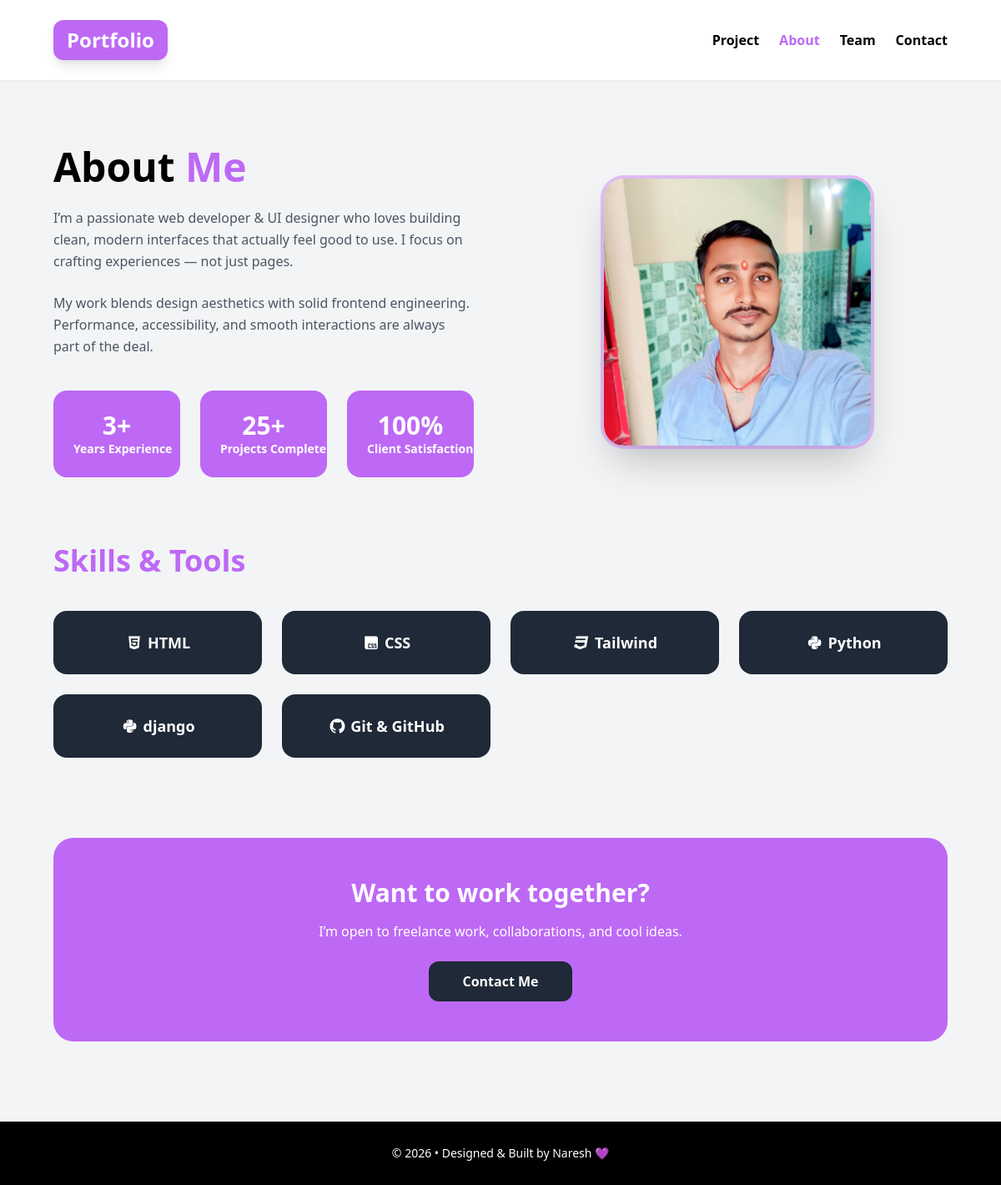
The page /about/ on the database its author committed.
### portfolio/models.py (models this page shows, shortened)
class Skill(models.Model):
    skill_name = models.CharField(max_length=100)
    svg_code = models.CharField(max_length=100)

### portfolio/views.py (the view)
# urls.py: path('about/', about, name='about'),
def about(req):
    data = {}
    data['skills'] = Skill.objects.all()
    return render(req, 'about.html', data)

### templates/about.html (shortened to what this page needs)
{% extends "base.html" %}
{% load static %}
{% block content %}
<div class="text-white">
    <section class="px-10 md:px-16 py-20 max-w-7xl mx-auto grid grid-cols-1 lg:grid-cols-2 gap-16">
        <div>
            <h1 class="text-5xl font-extrabold mb-6 text-black">
                About <span class="text-[#bd69f5]">Me</span>
            </h1>
            <p class="text-gray-600 leading-relaxed mb-6">
                I’m a passionate web developer & UI designer who loves building clean,
                modern interfaces that actually feel good to use. I focus on crafting
                experiences — not just pages.
            </p>
            <p class="text-gray-600 leading-relaxed mb-10">
                My work blends design aesthetics with solid frontend engineering.
                Performance, accessibility, and smooth interactions are always part
                of the deal.
            </p>
            <div class="grid grid-cols-3 gap-2 sm:gap-6">
                <div class="bg-[#bd69f5] rounded-xl sm:rounded-2xl p-3  sm:p-6 text-center">
                    <h3 class="text-lg sm:text-3xl font-bold">3+</h3>
                    <p class="text-white font-semibold text-[8px]  sm:text-sm whitespace-nowrap">
                        Years Experience
                    </p>
                </div>
                <div class="bg-[#bd69f5] rounded-xl sm:rounded-2xl p-3 sm:p-6 text-center">
                    <h3 class="text-lg sm:text-3xl font-bold">25+</h3>
                    <p class="text-white font-semibold text-[8px] sm:text-sm whitespace-nowrap">
                        Projects Complete
                    </p>
                </div>
                <div class="bg-[#bd69f5] rounded-xl sm:rounded-2xl p-3 sm:p-6 text-center">
                    <h3 class="text-lg sm:text-3xl font-bold">100%</h3>
                    <p class="text-white font-semibold text-[8px] sm:text-sm whitespace-nowrap">
                        Client Satisfaction
                    </p>
                </div>
            </div>
        </div>
        <div class="flex justify-center items-center">
            <img src="{% static 'images/photo.jpg' %}" alt="Profile"
                class="w-80 h-80 object-cover rounded-3xl shadow-2xl ring-4 ring-[#bd69f5]/40" />
        </div>
    </section>
    <section class="px-16 pb-24 max-w-7xl mx-auto">
        <h2 class="text-4xl font-extrabold mb-10 text-[#bd69f5]">
            Skills & Tools
        </h2>
        <div class="grid grid-cols-1 md:grid-cols-4 gap-6 font-bold text-lg">
            {% for skill in skills %}
            <div class="bg-gray-800 rounded-2xl p-6 text-center">
                {{skill.svg_code|safe}}
                {{skill.skill_name}}
            </div>
            {% endfor %}
        </div>
    </section>
    <section class="sm:px-16 px-8 pb-24 max-w-7xl mx-auto text-center">
        <div class="bg-[#bd69f5] rounded-3xl p-12">
            <h2 class="text-3xl font-extrabold mb-4">Want to work together?</h2>
            <p class=" mb-6">
                I’m open to freelance work, collaborations, and cool ideas.
            </p>
            <a href="{% url 'contact' %}"
                class="inline-block bg-gray-800 px-10 py-3 rounded-xl font-semibold transition transform hover:scale-105">
                Contact Me
            </a>
        </div>
    </section>
</div>
{% endblock %}

### rows shown on the page
Skill: skill_name "HTML"
Skill: skill_name "CSS"
Skill: skill_name "Tailwind"
Skill: skill_name "Python"
Skill: skill_name "django"
Skill: skill_name "Git & GitHub"
